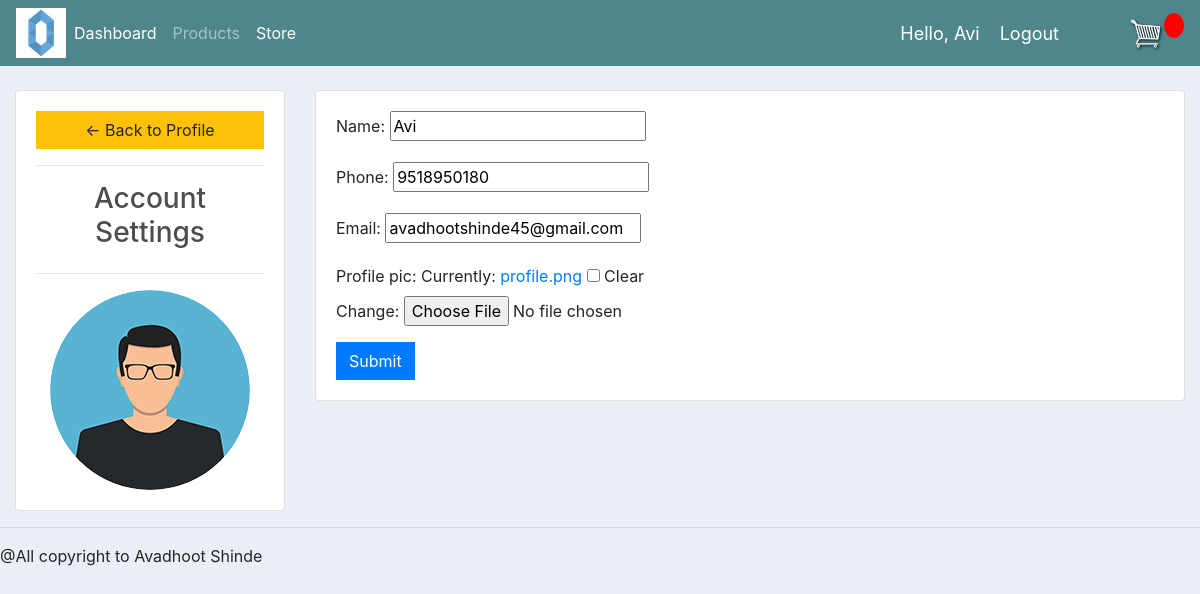
Screenshot of /account/ (signed in) with the database file from the repository.
### accounts/models.py (models this page shows, shortened)
class Customer(models.Model):
	user = models.OneToOneField(User, null=True, blank=True, on_delete=models.CASCADE)
	name = models.CharField(max_length=200, null=True)
	phone = models.CharField(max_length=200, null=True)
	email = models.CharField(max_length=200, null=True)
	profile_pic = models.ImageField(default="profile.png", null=True, blank=True)
	date_created = models.DateTimeField(auto_now_add=True, null=True)

### accounts/views.py (the view)
# urls.py: path('account/', views.accountSettings, name="account"),
def accountSettings(request):
	user = request.user
	customer = request.user.customer
	form = CustomerForm(instance=customer)
	context = {'form':form}
	if request.method == 'POST':
		form = CustomerForm(request.POST, request.FILES,instance=customer)
		if form.is_valid():
			form.save()
	context = {'form':form}
	return render(request, 'accounts/account_settings.html', context)

### accounts/forms.py
class CustomerForm(ModelForm):
	class Meta:
		model = Customer
		fields = '__all__'
		exclude = ['user']

### accounts/templates/accounts/account_settings.html (shortened to what this page needs)
{%  extends 'accounts/main.html' %}
{% load static %}
{% block content %}
<br>
<div class="row">
	<div class="col-md-3">
		<div class="card card-body">
			<a class="btn btn-warning" href="{% url 'home' %}"> &#8592; Back to Profile</a>
			<hr>
			<h3 style="text-align: center">Account Settings</h3>
			<hr>
			<img class="profile-pic" src="{{request.user.customer.profile_pic.url}}" >
		</div>
	</div>
	<div class="col-md-9">
		<div class="card card-body">
			<form method="POST" action="" enctype="multipart/form-data">
				{{form.as_p}}
			<input class="btn btn-primary" type="submit" name="Update Information">
			</form>
		</div>
	</div>
</div>
{% endblock %}

### accounts/templates/accounts/navbar.html (shortened to what this page needs)
{% load static %}
<nav class="navbar navbar-expand-lg navbar-dark bg-dark">
 <img src="{% static 'images/Logo.jpg' %}">
  <div class="collapse navbar-collapse" id="navbarNav">
    <ul class="navbar-nav">
      {% if request.user.is_staff %}
      <li class="nav-item active">
        <a class="nav-link" href="{% url 'home' %}">Dashboard</a>
      </li>
      <li class="nav-item">
        <a class="nav-link" href="{% url 'products' %}">Products</a>
      </li>
      <li class="nav-item active">
        <a class="nav-link" href="{% url 'order' %}">Store</a>
      </li>
      {% else %}
       <li class="nav-item">
        <a class="nav-link" href="{% url 'account' %}">Settings</a>
      </li>
      {% endif %}
    </ul>
  </div>
  <span><a class="hello-msg" href="{% url 'account' %}">Hello, {{request.user}}</a></span>
  <span ><a  class="hello-msg" href="{% url 'logout' %}">Logout</a></span>
  <a href="{% url 'cart' %}">
    <img  id="cart-icon" src="{% static 'images/cart.png' %}">
  </a>
  <p id="cart-total">{{cartItems}}</p>
</nav>

### static/css/test.css (style rules this page uses)
body { background-color: hsl(0, 0%, 98%); }
h1,h2,h3,h4,h5,h6 { color:hsl(0, 0%, 30%); }
.bg-dark { background-color: #4f868c!important; }
#cart-icon { width:35px; display: inline-block; margin-left: 50px; }
#cart-total { display: block; text-align: center; color:#fff; background-color: red; width: 20px; height: 25px; border-radius: 50%; font-size: 14px; }
.btn { border-radius: 0; }
body { background-color: #ebeff5; }

### accounts/templates/accounts/navbar.html (style rules this page uses)
.hello-msg { font-size: 18px; color: #fff; margin-right: 20px; }

### accounts/templates/accounts/account_settings.html (style rules this page uses)
.profile-pic { max-width: 200px; max-height:200px; margin: 0 auto; border-radius: 50%; }

### rows the page displays
Customer: name "Avi", phone "9518950180", email "avadhootshinde45@gmail.com"

### other values shown
{{ request.user }} "Avi"
